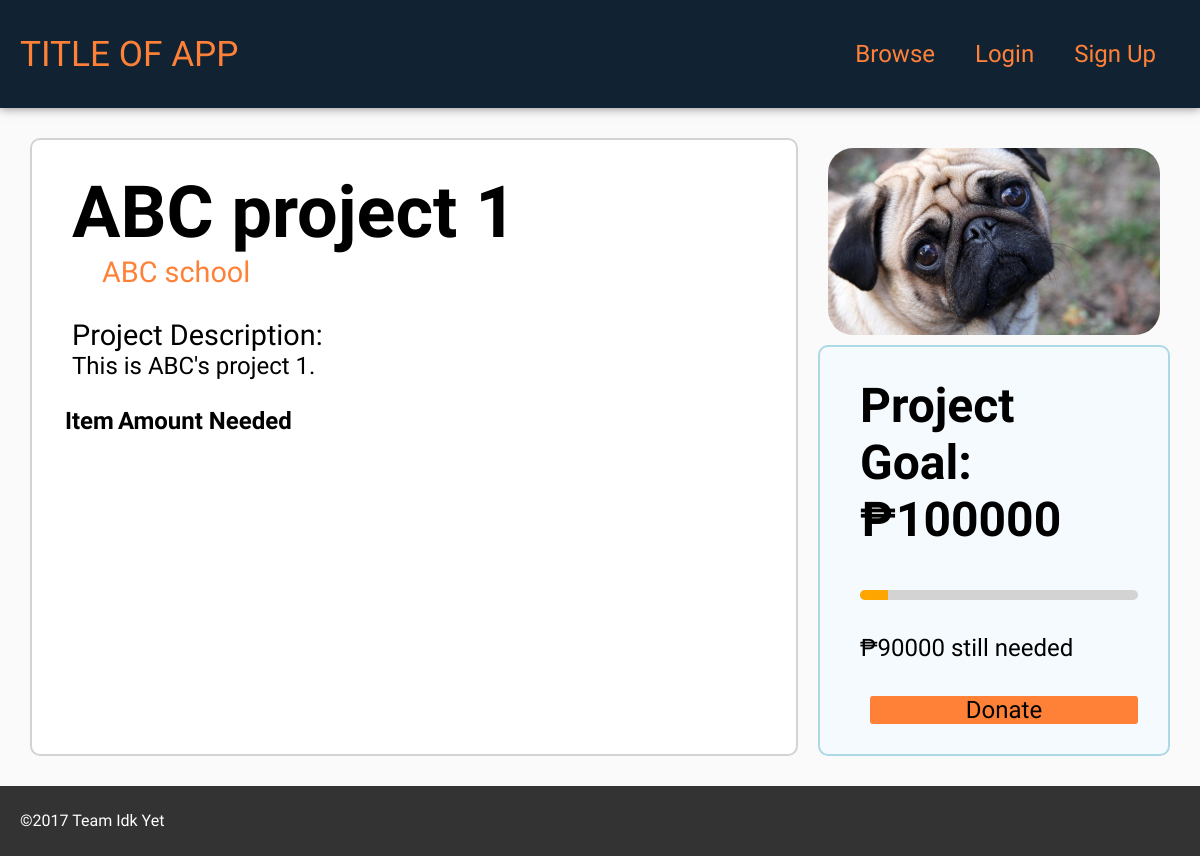
/projectview.php?id=1, run on the app's committed database.
### tables this page shows
create table projects (
    id int not null primary key auto_increment,
    name varchar(255),
    school_id int,
    description varchar(255),
    collectedAmount decimal default 0,
    goalAmount decimal,
    foreign key (school_id) references schools(id)
);

create table schools (
    id int not null primary key auto_increment,
    name varchar(255),
    location varchar(255),
    principal_id int
);

### projectview.php (the view, shortened to what this page needs)
<?php require('header.php');
if (isset($_GET['id'])) {
    $query = "select * from projects where id=" . $_GET['id'];
    $project = mysqli_fetch_assoc(mysqli_query($conn, $query));
    $query = "select * from schools where id=" . $project['school_id'];
    $school = mysqli_fetch_assoc(mysqli_query($conn, $query));
} else {
    header("Location: index.php");
    exit();
}
?>
<div class="project-profile">
    <div class="project-description">
        <div class="projnamediv">
            <h1 id="project_name"><?php echo $project["name"] ?></h1>
        </div>
        <div class="principal_row">
            <a href="./schoolview.php?id=<?php echo $school["id"] ?>"><p id="school" style="padding-left: 10px;"><?php echo $school["name"] ?></p></a>
        </div>
        <div class="projnamediv">
            <p style="margin: 0px; font-size: 120%">Project Description:
        </div>
        <div class="projnamediv">
            <p style="margin-top:0px; padding-right:20px font-size: 110%"><?php echo $project["description"] ?></p>
        </div>
        <table>
            <tr><th>Item</th><th>Amount Needed</th></tr>
        </table>
    </div>
    <div class="project-profile-right-column">
        <div class="project-picture">
            <img src="b0ss.png" width=100%; height=auto; style="border-radius: 25px;">
        </div>
        <div class="project-donate" style="flex:1">
            <div class="projnamediv">
                <h1 style="margin-top: 0px">Project Goal: <?php echo "₱" . $project["goalAmount"] ?></h1>
            </div>
            <div class="projnamediv">
                <?php if($project['collectedAmount'] == $project['goalAmount']) { ?>
                        <p style="color:#19a627">Accomplished</p>
                <?php } else { ?>
                    <?php $percentage = (($project['collectedAmount'] * 1.0) / $project['goalAmount']) * 100;
                    $percentage = round($percentage, 2)?>
                    <div class="progress-bar"><div class="progress-bar-fill" style="width:<?php echo $percentage . '%';?>"></div></div>
                    <p><?php echo "₱" . ($project['goalAmount'] - $project['collectedAmount']) ?> still needed</p>
                    <?php if(empty($_SESSION['logged_in']) || ($_SESSION['logged_in'] == 0 || $_SESSION['role'] == 'donors')) { ?>
                    <a href="<?php echo "donateview.php?id=".$project['id'] ?>"><div id="submit_button" style="margin-top:10px; margin-left:10px;">Donate</div></a>
                    <?php } ?>
                <?php } ?>
            </div>
        </div>
    </div>
</div>
<?php require('footer.php'); ?>

### style.css (style rules this page uses)
html { font-family: 'Oswald', sans-serif; }
body { background-color: #fafafa; margin: 0px; display: flex; flex-direction: column; min-height: 100vh; }
a { text-decoration: none; color: #ff8138; -webkit-transition: color 500ms ease-out 0s; -moz-transition: color 500ms ease-out 0s; -o-trasition: color 500ms ease-out 0s; transition: color 500ms ease-out 0s; }
.progress-bar { background-color: lightgray; border-radius: 10px; height: 10px; width: 100%; margin: 10px 0; overflow: hidden; }
.progress-bar-fill { background-color: orange; height: 10px; }
#submit_button { background-color: #ff8138; margin-top: 40px; text-align: center; width: auto; border-radius: 3px; color: #000000; -webkit-transition: background-color 500ms ease-out 0s; -moz-transition: background-color 500ms ease-out 0s; -o-trasition: background-color 500ms ease-out 0s; transition: background-color 500ms ease-out 0s; }
.principal_row { display: flex; flex-direction: row; margin-top: 0px; padding-top: 0px; padding-left: 30px; }
.projnamediv { display: flex; align-content: flex-start; padding-left: 10px; flex-direction: column; }
#project_name { margin: 0px; text-align: left; font-size: 300% }
#school { margin-top: 0px; font-size: 120%; }
.project-profile { display:flex; flex-direction: row; font-size:150%; justify-content: center }
.project-description { flex:2; padding:30px; border-radius: 10px; background-color: #FFFFFF; border: 2px solid lightgray; }
.project-profile-right-column { flex: 1; display:flex; flex-direction:column; margin-left: 20px; }
.project-picture { display:flex; flex: 2; margin: 10px; align-items:center; }
.project-donate { padding: 30px; border-radius: 10px; background-color: #f4fafd; border: 2px solid lightblue; }

### data on the page
projects: name "ABC project 1", description "This is ABC's project 1.", goalAmount "100000", $project['goalAmount'] - $project['collectedAmount'] "90000"
schools: name "ABC school"
